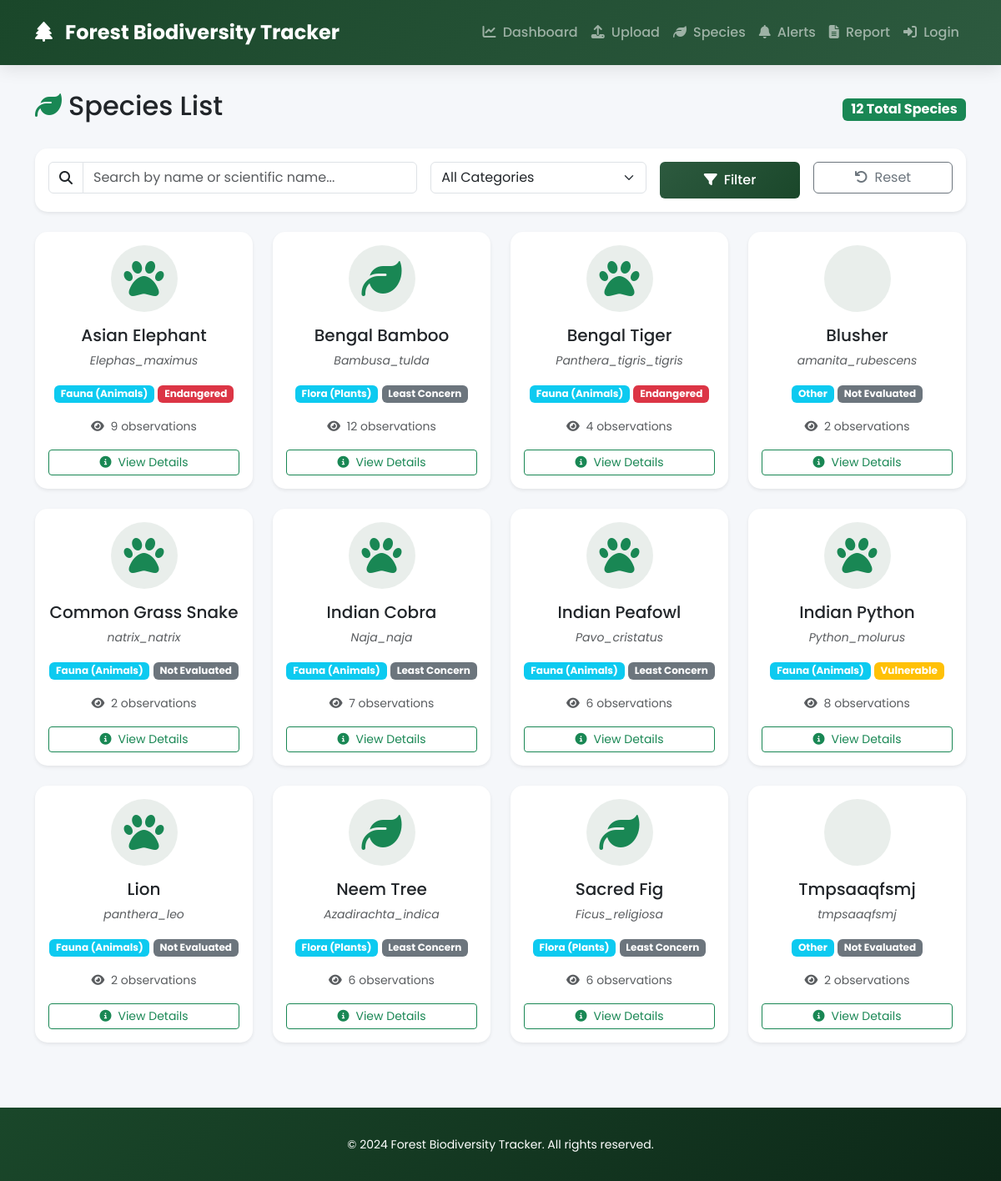
The app's page /species/ with its own data.
### biodiversity/models.py (models this page shows, shortened)
class Species(models.Model):
    CATEGORY_CHOICES = [
        ('FL', 'Flora (Plants)'),
        ('FA', 'Fauna (Animals)'),
        ('FU', 'Fungi'),
        ('LI', 'Lichen'),
        ('AL', 'Algae'),
        ('OT', 'Other'),
    ]
    CONSERVATION_STATUS = [
        ('EX', 'Extinct'),
        ('EW', 'Extinct in Wild'),
        ('CR', 'Critically Endangered'),
        ('EN', 'Endangered'),
        ('VU', 'Vulnerable'),
        ('NT', 'Near Threatened'),
        ('LC', 'Least Concern'),
        ('DD', 'Data Deficient'),
        ('NE', 'Not Evaluated'),
    ]
    name = models.CharField(max_length=200, help_text="Common name of the species")
    scientific_name = models.CharField(max_length=300, unique=True, help_text="Scientific/Latin name")
    common_names = models.TextField(blank=True, help_text="Other common names (comma-separated)")
    description = models.TextField(blank=True, help_text="Description of the species")
    category = models.CharField(max_length=2, choices=CATEGORY_CHOICES, default='FA')
    kingdom = models.CharField(max_length=100, blank=True)
    phylum = models.CharField(max_length=100, blank=True)
    class_name = models.CharField(max_length=100, blank=True, db_column='class')
    order = models.CharField(max_length=100, blank=True)
    family = models.CharField(max_length=100, blank=True)
    genus = models.CharField(max_length=100, blank=True)
    conservation_status = models.CharField(max_length=2, choices=CONSERVATION_STATUS, default='NE')
    threat_factors = models.TextField(blank=True, help_text="Major threats to this species")
    is_native = models.BooleanField(default=True, help_text="Is this species native to the area?")
    detection_count = models.IntegerField(default=0, help_text="Number of times detected")
    last_seen = models.DateTimeField(null=True, blank=True)
    confidence_threshold = models.FloatField(default=0.75, validators=[MinValueValidator(0), MaxValueValidator(1)])
    created_at = models.DateTimeField(auto_now_add=True)
    updated_at = models.DateTimeField(auto_now=True)
    class Meta:
        verbose_name_plural = 'Species'
        ordering = ['name']
        indexes = [
            models.Index(fields=['name']),
            models.Index(fields=['scientific_name']),
            models.Index(fields=['category', 'conservation_status']),
        ]

### biodiversity/views.py (the view)
# urls.py: path('species/', views.species_list, name='species_list'),
def species_list(request):
    species_qs = Species.objects.all().order_by('name')
    search = request.GET.get('search', '')
    if search:
        species_qs = species_qs.filter(
            Q(name__icontains=search) |
            Q(scientific_name__icontains=search)
        )
    category = request.GET.get('category', '')
    if category:
        species_qs = species_qs.filter(category=category)
    conservation = request.GET.get('conservation', '')
    if conservation:
        species_qs = species_qs.filter(conservation_status=conservation)
    paginator = Paginator(species_qs, 20)
    page = request.GET.get('page', 1)
    species_page = paginator.get_page(page)
    context = {
        'species_list': species_page,
        'total_species': species_qs.count(),
        'search_query': search,
        'selected_category': category,
        'selected_conservation': conservation,
        'page_title': 'Species List',
    }
    return render(request, 'species_list.html', context)

### templates/species_list.html (shortened to what this page needs)
{% extends 'base.html' %}
{% block content %}
<div class="species-list-container">
    <div class="d-flex justify-content-between align-items-center mb-4">
        <h2><i class="fas fa-leaf me-2 text-success"></i>Species List</h2>
        <span class="badge bg-success fs-6">{{ total_species }} Total Species</span>
    </div>
    <div class="card shadow-sm mb-4">
        <div class="card-body">
            <form method="get" class="row g-3">
                <div class="col-md-5">
                    <div class="input-group">
                        <span class="input-group-text bg-white"><i class="fas fa-search"></i></span>
                        <input type="text" name="search" class="form-control" placeholder="Search by name or scientific name..." value="{{ search_query }}">
                    </div>
                </div>
                <div class="col-md-3">
                    <select name="category" class="form-select">
                        <option value="">All Categories</option>
                    </select>
                </div>
                <div class="col-md-2">
                    <button type="submit" class="btn btn-success w-100">
                        <i class="fas fa-filter me-2"></i>Filter
                    </button>
                </div>
                <div class="col-md-2">
                    <a href="{% url 'species_list' %}" class="btn btn-outline-secondary w-100">
                        <i class="fas fa-undo me-2"></i>Reset
                    </a>
                </div>
            </form>
        </div>
    </div>
    <div class="row g-4">
        {% for species in species_list %}
        <div class="col-md-4 col-lg-3">
            <div class="card h-100 shadow-sm species-card">
                <div class="card-body text-center">
                    <div class="species-icon mb-3">
                        <i class="fas fa-{% if species.category == 'FA' %}paw{% elif species.category == 'FL' %}leaf{% else %}mushroom{% endif %} fa-3x text-success"></i>
                    </div>
                    <h5 class="card-title">{{ species.name }}</h5>
                    <p class="card-text text-muted small fst-italic">{{ species.scientific_name }}</p>
                    <div class="species-stats mt-2">
                        <span class="badge bg-info">{{ species.get_category_display }}</span>
                        <span class="badge bg-{% if species.conservation_status == 'EN' %}danger{% elif species.conservation_status == 'VU' %}warning{% else %}secondary{% endif %}">
                            {{ species.get_conservation_status_display }}
                        </span>
                    </div>
                    <div class="mt-3">
                        <small class="text-muted">
                            <i class="fas fa-eye me-1"></i> {{ species.detection_count }} observations
                        </small>
                    </div>
                    <a href="{% url 'species_detail' species.id %}" class="btn btn-sm btn-outline-success mt-3 w-100">
                        <i class="fas fa-info-circle me-2"></i>View Details
                    </a>
                </div>
            </div>
        </div>
        {% endfor %}
    </div>
</div>
{% endblock %}

### templates/base.html (shortened to what this page needs)
<!DOCTYPE html>
<html lang="en">
<head>
    <link href="https://cdn.jsdelivr.net/npm/bootstrap@5.3.0/dist/css/bootstrap.min.css" rel="stylesheet">
    <link rel="stylesheet" href="https://cdnjs.cloudflare.com/ajax/libs/font-awesome/6.4.0/css/all.min.css">
</head>
<body>
    <nav class="navbar navbar-expand-lg navbar-dark sticky-top">
        <div class="container">
            <a class="navbar-brand" href="/">
                <i class="fas fa-tree"></i>
                Forest Biodiversity Tracker
            </a>
            <div class="collapse navbar-collapse" id="navbarNav">
                <ul class="navbar-nav ms-auto">
                    <li class="nav-item">
                        <a class="nav-link" href="/">
                            <i class="fas fa-chart-line me-1"></i> Dashboard
                        </a>
                    </li>
                    <li class="nav-item">
                        <a class="nav-link" href="/upload/">
                            <i class="fas fa-upload me-1"></i> Upload
                        </a>
                    </li>
                    <li class="nav-item">
                        <a class="nav-link" href="/species/">
                            <i class="fas fa-leaf me-1"></i> Species
                        </a>
                    </li>
                    <li class="nav-item">
                        <a class="nav-link" href="/alerts/">
                            <i class="fas fa-bell me-1"></i> Alerts
                        </a>
                    </li>
                    <li class="nav-item">
                        <a class="nav-link" href="/report/">
                            <i class="fas fa-file-alt me-1"></i> Report
                        </a>
                    </li>
                    {% if user.is_authenticated %}
                    <li class="nav-item">
                        <form method="post" action="/logout/" style="display: inline;">
                            {% csrf_token %}
                            <button type="submit" class="btn btn-link nav-link" style="display: inline; cursor: pointer;">
                                <i class="fas fa-sign-out-alt me-1"></i> Logout ({{ user.username }})
                            </button>
                        </form>
                    </li>
                    {% else %}
                    <li class="nav-item">
                        <a class="nav-link" href="/login/">
                            <i class="fas fa-sign-in-alt me-1"></i> Login
                        </a>
                    </li>
                    {% endif %}
                </ul>
            </div>
        </div>
    </nav>
    <div class="main-content">
        <div class="container">
            {% block content %}{% endblock %}
        </div>
    </div>
    <footer class="footer">
        <div class="container">
            <div class="text-center">
                <small>&copy; 2024 Forest Biodiversity Tracker. All rights reserved.</small>
            </div>
        </div>
    </footer>
</body>
</html>

### templates/base.html (style rules this page uses)
* { margin: 0; padding: 0; box-sizing: border-box; }
body { font-family: 'Poppins', sans-serif; background: #f5f7fa; min-height: 100vh; }
.navbar { background: linear-gradient(135deg, #1a472a, #2d5a3f) !important; box-shadow: 0 4px 20px rgba(0,0,0,0.1); padding: 1rem 0; }
.navbar-brand { font-size: 1.5rem; font-weight: 700; }
.navbar-brand i { margin-right: 10px; }
.nav-link { font-weight: 500; transition: all 0.3s ease; }
.main-content { min-height: calc(100vh - 150px); padding: 30px 0; }
.card { border: none; border-radius: 15px; box-shadow: 0 10px 30px rgba(0,0,0,0.1); transition: all 0.3s ease; background: white; }
.btn-success { background: linear-gradient(135deg, #2d5a3f, #1a472a); border: none; padding: 10px 25px; font-weight: 500; transition: all 0.3s ease; }
.footer { background: linear-gradient(135deg, #1a472a, #0d2818); color: white; padding: 2rem 0; margin-top: 3rem; }
.fade-in-up { animation: fadeInUp 0.6s ease; }

### templates/species_list.html (style rules this page uses)
.species-card { transition: transform 0.3s ease, box-shadow 0.3s ease; }
.species-icon { width: 80px; height: 80px; margin: 0 auto; display: flex; align-items: center; justify-content: center; background: rgba(45, 90, 63, 0.1); border-radius: 50%; }

### records on screen
Species: name "Asian Elephant", scientific_name "Elephas_maximus", category "Fauna (Animals)", conservation_status "Endangered", detection_count "9"
Species: name "Bengal Bamboo", scientific_name "Bambusa_tulda", category "Flora (Plants)", conservation_status "Least Concern", detection_count "12"
Species: name "Bengal Tiger", scientific_name "Panthera_tigris_tigris", category "Fauna (Animals)", conservation_status "Endangered", detection_count "4"
Species: name "Blusher", scientific_name "amanita_rubescens", category "Other", conservation_status "Not Evaluated", detection_count "2"
Species: name "Common Grass Snake", scientific_name "natrix_natrix", category "Fauna (Animals)", conservation_status "Not Evaluated", detection_count "2"
Species: name "Indian Cobra", scientific_name "Naja_naja", category "Fauna (Animals)", conservation_status "Least Concern", detection_count "7"
Species: name "Indian Peafowl", scientific_name "Pavo_cristatus", category "Fauna (Animals)", conservation_status "Least Concern", detection_count "6"
Species: name "Indian Python", scientific_name "Python_molurus", category "Fauna (Animals)", conservation_status "Vulnerable", detection_count "8"
Species: name "Lion", scientific_name "panthera_leo", category "Fauna (Animals)", conservation_status "Not Evaluated", detection_count "2"
Species: name "Neem Tree", scientific_name "Azadirachta_indica", category "Flora (Plants)", conservation_status "Least Concern", detection_count "6"
Species: name "Sacred Fig", scientific_name "Ficus_religiosa", category "Flora (Plants)", conservation_status "Least Concern", detection_count "6"
Species: name "Tmpsaaqfsmj", scientific_name "tmpsaaqfsmj", category "Other", conservation_status "Not Evaluated", detection_count "2"

### other values on screen
{{ total_species }} "12"
